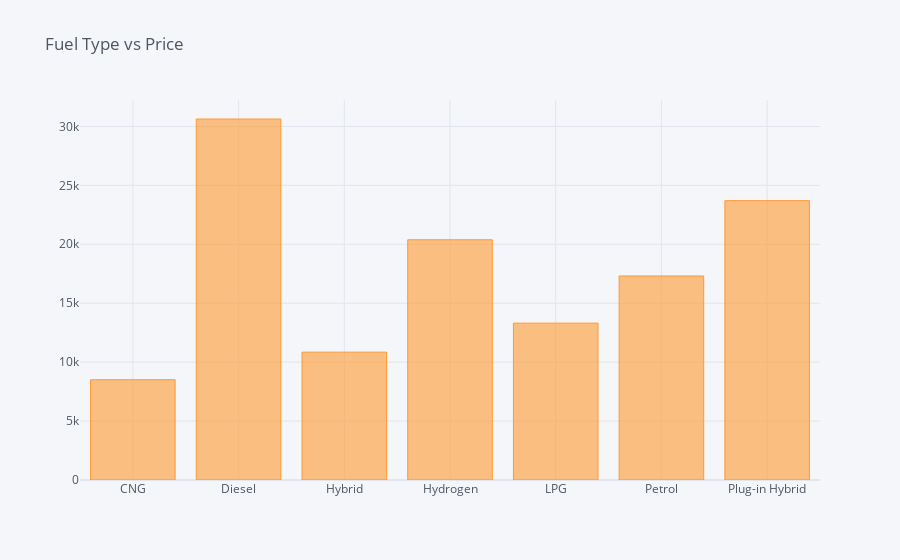

The notebook cell this image was saved under:
### Code cell
fuel = df.groupby(df['fuel_type'])['Price'].mean() 
df_fuel = pd.DataFrame({'labels': fuel.index, 'values': fuel.values}) 
df_fuel.iplot(kind='bar', title='Fuel Type vs Price', x='labels', y='values')

### Figure 1 — Plotly figure (JSON) as saved in the notebook; plotly's stock layout.template omitted (floating-point values rounded to 4 significant figures)
{"data": [{"marker": {"color": "rgba(255, 153, 51, 0.6)", "line": {"color": "rgba(255, 153, 51, 1.0)", "width": 1}}, "name": "values", "orientation": "v", "text": "", "type": "bar", "x": ["CNG", "Diesel", "Hybrid", "Hydrogen", "LPG", "Petrol", "Plug-in Hybrid"], "y": [8510.0, 30630.0, 10850.0, 20385, 13310.0, 17310.0, 23700.0]}], "layout": {"legend": {"bgcolor": "#F5F6F9", "font": {"color": "#4D5663"}}, "paper_bgcolor": "#F5F6F9", "plot_bgcolor": "#F5F6F9", "title": {"font": {"color": "#4D5663"}, "text": "Fuel Type vs Price"}, "xaxis": {"gridcolor": "#E1E5ED", "showgrid": true, "tickfont": {"color": "#4D5663"}, "title": {"font": {"color": "#4D5663"}, "text": ""}, "zerolinecolor": "#E1E5ED"}, "yaxis": {"gridcolor": "#E1E5ED", "showgrid": true, "tickfont": {"color": "#4D5663"}, "title": {"font": {"color": "#4D5663"}, "text": ""}, "zerolinecolor": "#E1E5ED"}}}
